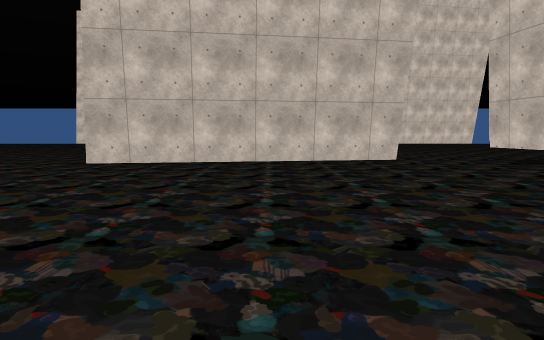
view 1 (above)

16 first-person views from a walk through a scene from a Unity 3-D project. The camera is 1.2 m above the floor, tilts 6° down and sees 75° across. The floor is counted in squares, 2 m on a side. Each view is taken from the middle of a square. On the plan, view 1 faces up. The plan holds only what a view shows up to about 10 squares ahead; the rest is blank. The place goes on beyond the plan. The player is left out. Some animated figures are not drawn. Door leaves are left out, so doorways stand open. Some surface patterns are stand-ins.

view 2
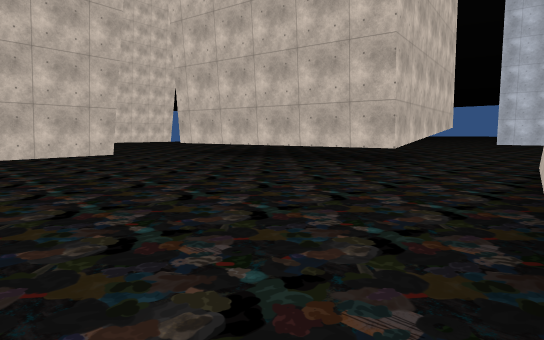

view 3
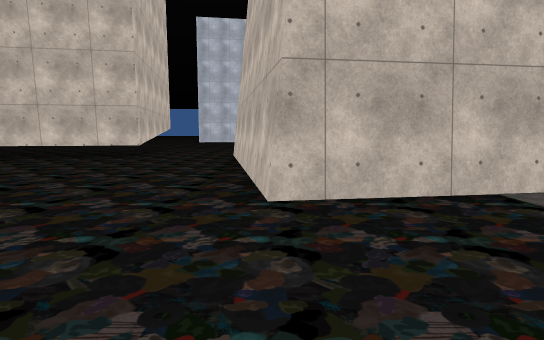

view 4
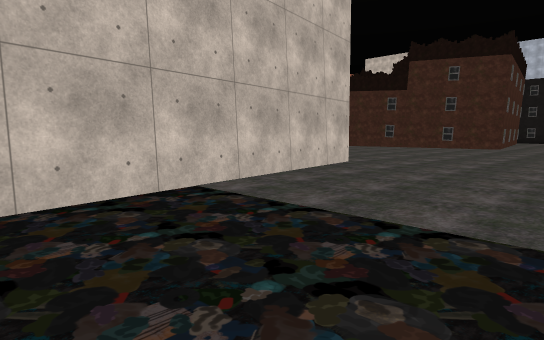

view 5
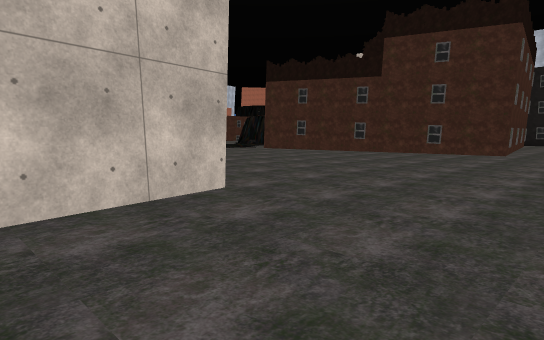

view 6
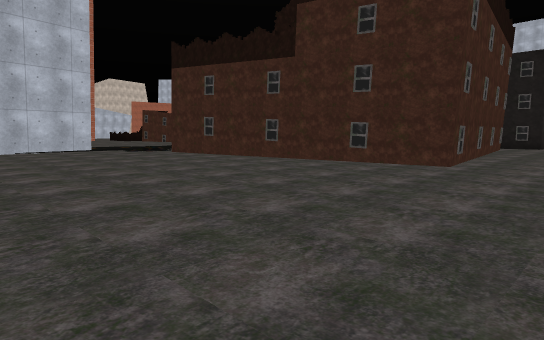

view 7
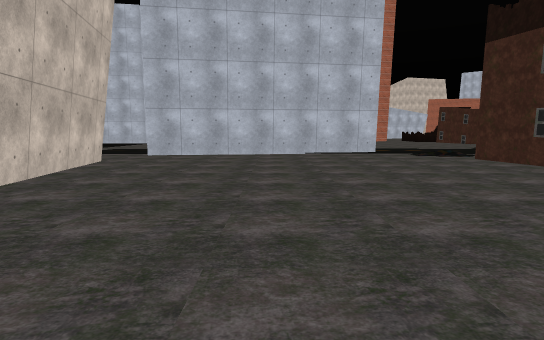

view 8
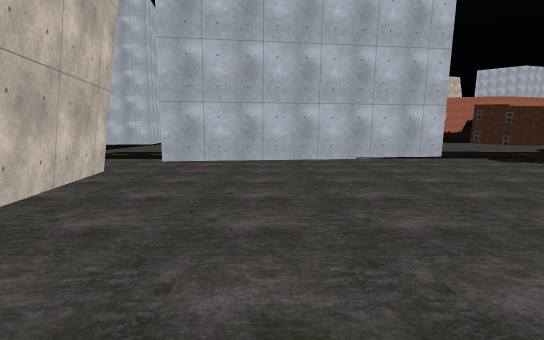

view 9
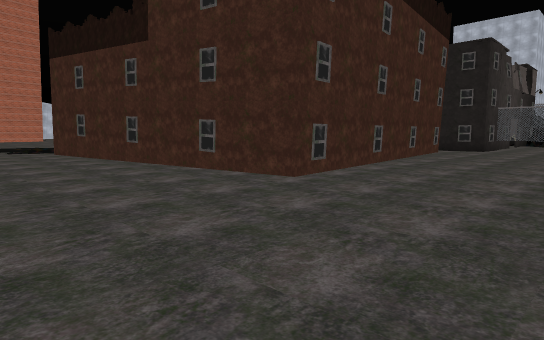

view 10
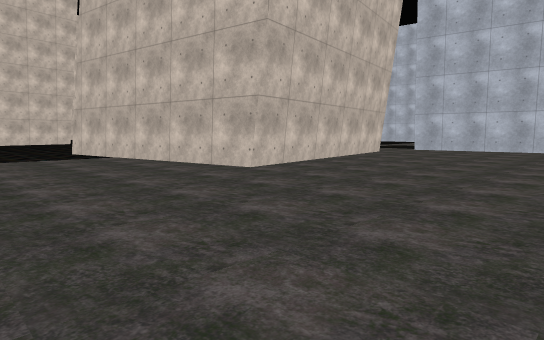

view 11
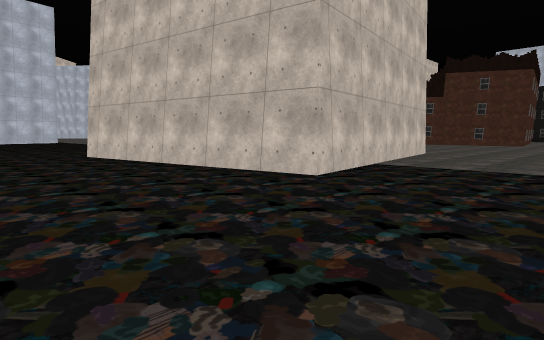

view 12
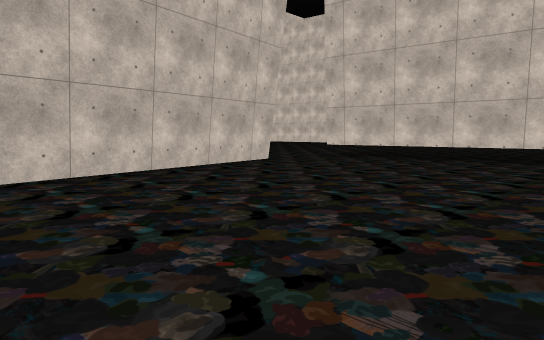

view 13
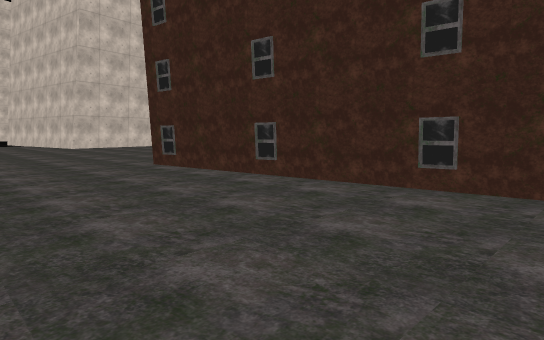

view 14
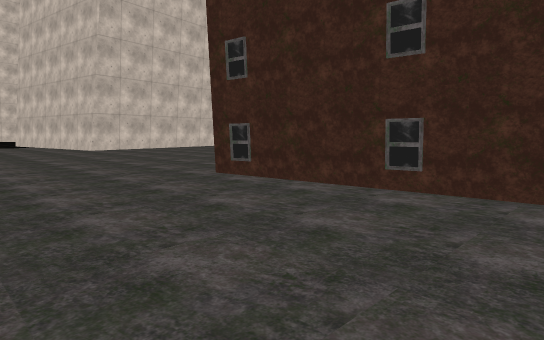

view 15
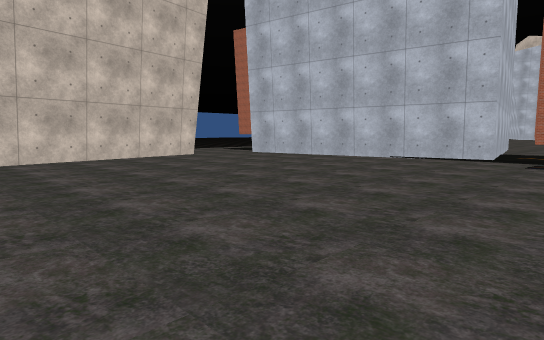

view 16
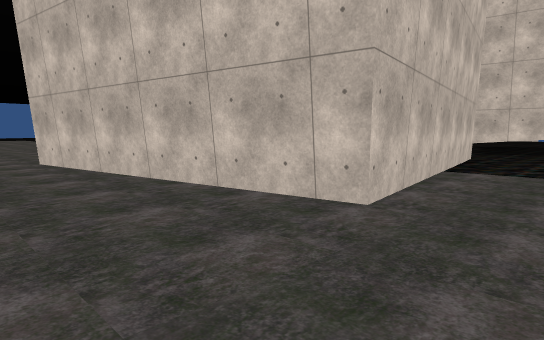

### Floor plan
Key: @ floor where view 1 was taken; # wall or solid block; . floor; O other object.
Columns run from 3 left of view 1 to 14 right of it. Each row starts with its distance up from view 1.
 10        ....
  9       .....
  8  #####...
  7 ##......#
  6 ........#
  5 ........##
  4 .........#
  3 .........#
  2 .........####
  1 ..............
  0 ...@..........
 -1 .........#...
 -2 ....######..
 -3 ....#    ##.
 -4 ....#     #.
 -5 ....#     #.
 -6 ....#     #.....
 -7  ...#   ###.....
 -8 ....#####....#
 -9 .............#
-10 .............#
-11 .............#
-12 .............##
-13 ..............####
-14 ..............##..
-15 ................
-16 .......OOOOO....
-17 ...OO
-18 ....
-19 ....O
-20 ....O
-21 ....O
-22 ....O
-23 ....O

Positions as (right, up) in squares from view 1, and headings:
1: (0, 0), facing up
2: (-1, -2), facing up-right
3: (-3, -2), facing right
4: (-3, -2), facing down-right
5: (-2, -6), facing down-right
6: (-2, -10), facing down-right
7: (0, -11), facing right
8: (2, -10), facing right
9: (-3, -13), facing down-right
10: (-3, -13), facing up-right
11: (-3, 2), facing down-right
12: (-3, 2), facing up-right
13: (-3, -23), facing up-right
14: (-3, -21), facing up-right
15: (2, -16), facing up-right
16: (9, -10), facing up-left
